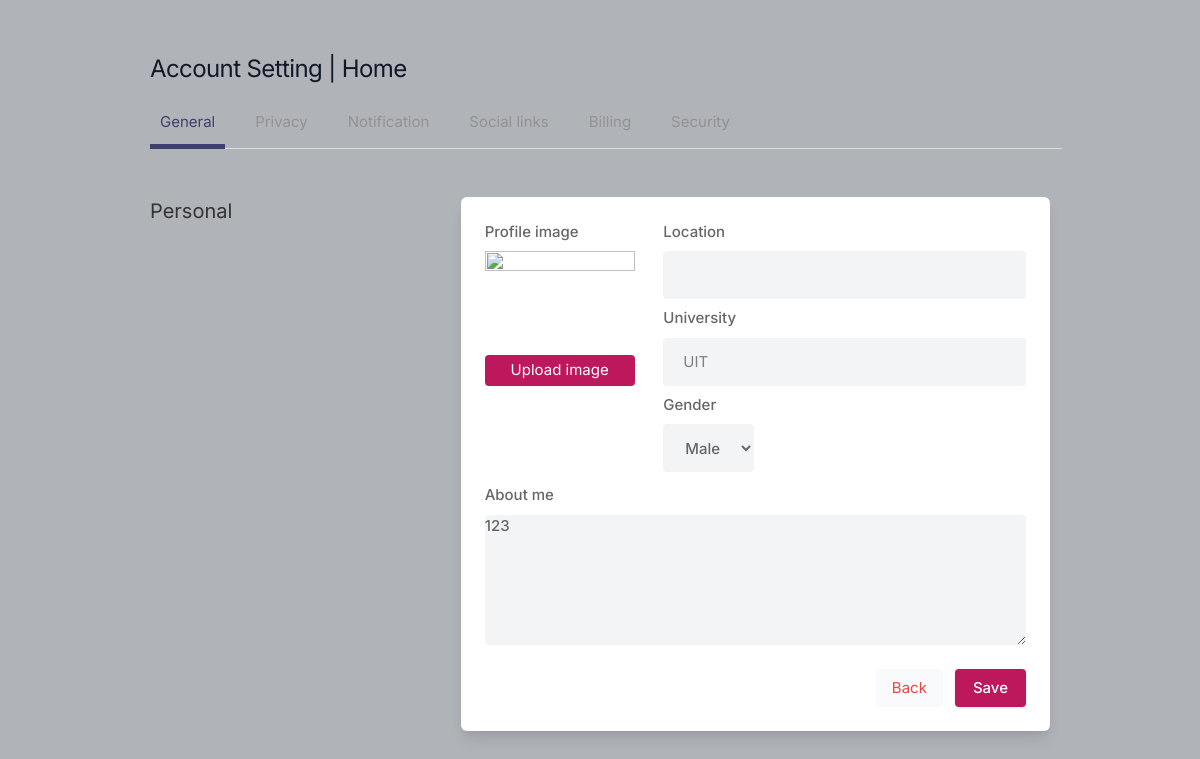
Before: /setting/ (signed in) with the older database file.
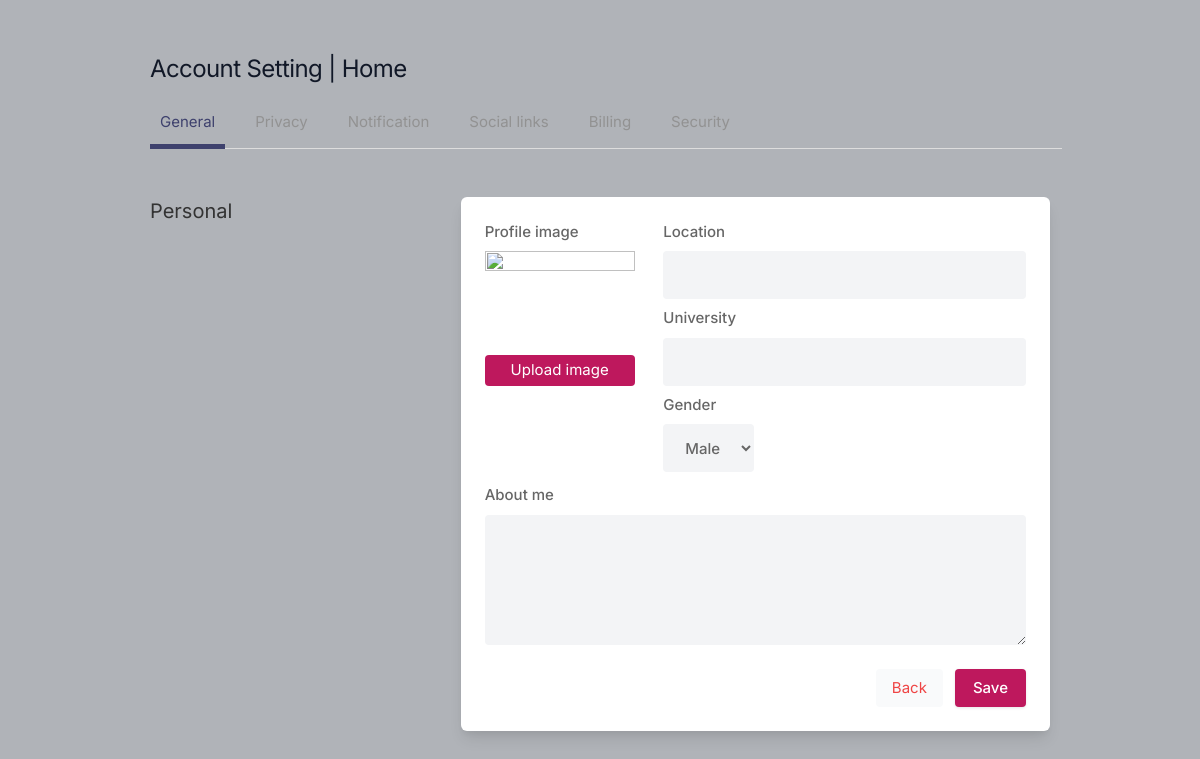
After: the same page with the newer database file.
### core/models.py (models this page shows, shortened)
class Profile(models.Model):
    GENDER_CHOICE = (
        ('F', 'Female'),
        ('M', 'Male'),
        ('O', 'Other'),
    )
    user = models.OneToOneField(User, on_delete=models.CASCADE)
    id = models.UUIDField(primary_key=True, default=uuid.uuid4)
    about_me = models.TextField(blank=True, default="")
    location = models.CharField(max_length=255, default="", blank=True)
    image_path = models.CharField(max_length=100000, default='https://firebasestorage.googleapis.com/v0/b/socialmediatiny.appspot.com/o/media%2Fprofile_images%2Fblank_profile.png?alt=media&token=a7798e1c-3621-486e-b025-1befb1c0caf8')
    university = models.CharField(max_length=255, blank=True, default="")
    gender = models.CharField(max_length=1, default="M", choices=GENDER_CHOICE)

### core/views.py (the view, shortened to what this page needs)
# urls.py: path('setting/', Setting.as_view(), name='setting'),
class Setting(LoginRequiredMixin, View):
    login_url = 'signin'
    def get(self, request):
        profile = Profile.objects.get(user=request.user)
        return render(request, 'setting.html', {
            'profile': profile,
        })

### templates/setting.html (shortened to what this page needs)
{% load static %}
<!DOCTYPE html>
<html lang="en">
<head>
    <link rel="stylesheet" href="{% static 'assets/css/icons.css' %}">
    <link rel="stylesheet" href="{% static 'assets/css/uikit.css' %}">
    <link rel="stylesheet" href="{% static 'assets/css/style.css' %}">
    <link rel="stylesheet" href="{% static 'assets/css/tailwind.css' %}">
</head>
<body>
    <div class="container m-auto">
        <h1 class="text-2xl leading-none text-gray-900 tracking-tight mt-3"> Account Setting | <a href="/">Home</a>
        </h1>
        <ul class="mt-5 -mr-3 flex-nowrap lg:overflow-hidden overflow-x-scroll uk-tab">
            <li class="uk-active"><a href="#">General</a></li>
            <li><a href="#" style="pointer-events: None;">Privacy</a></li>
            <li><a href="#" style="pointer-events: None;">Notification</a></li>
            <li><a href="#" style="pointer-events: None;">Social links</a></li>
            <li><a href="#" style="pointer-events: None;">Billing</a></li>
            <li><a href="#" style="pointer-events: None;">Security</a></li>
        </ul>
        <div class="grid lg:grid-cols-3 mt-12 gap-8">
            <div>
                <h3 class="text-xl mb-2"> Personal </h3>
            </div>
            <div class="bg-white rounded-md lg:shadow-lg shadow col-span-2">
                <form id="form-setting">
                    <div class="grid grid-cols-2 gap-3 lg:p-6 p-4">
                        <div class="col-span-2" style="display: flex;">
                            <div class="image-profile" style="width: 33%; display:flex; flex-direction:column">
                                <label for="about">Profile image</label>
                                <div id="showImg">
                                    <img src="{{profile.image_path}}" alt="" width="150" height="100">
                                </div>
                                <button type="button" style="background-color: #be185d; color:white; padding: 4px; width: 150px; margin-top: 4px; border-radius: 4px;"
                                onclick="document.getElementById('profile_image').click()">
                                    Upload image
                                </button>
                            </div>
                            <div style="width: 67%;">
                                <label for=""> Location</label>
                                <input type="text" id="location" name="location" placeholder="" style="width: 100%;"
                                    class="shadow-none bg-gray-100" value="{{profile.location}}">
                                    <div style="margin-top: 8px;">
                                        <label for=""> University</label>
                                        <input type="text" id="university" name="university" placeholder=""
                                            class="shadow-none bg-gray-100" value="{{profile.university}}">
                                    </div>
                                    <div style="margin-top: 8px;">
                                        <label for=""> Gender </label>
                                        <select id="gender" name="gender" class="shadow-none bg-gray-100" style="width: 25%; text-align: center;">
                                            {% if profile.gender == 'M' %}
                                                <option id="male" value="M" selected>Male</option>
                                            {% else %}
                                                <option id="male" value="M">Male</option>
                                            {% endif %}
                                        </select>
                                    </div>
                            </div>
                        </div>
                        <div class="col-span-2">
                            <label for="about">About me</label>
                            <textarea id="about_me" id="about_me" name="about_me" rows="3"
                                class="shadow-none bg-gray-100">{{profile.about_me}}</textarea>
                        </div>
                    </div>
                    <div class="bg-gray-10 p-6 pt-0 flex justify-end space-x-3">
                        <a class="p-2 px-4 rounded bg-gray-50 text-red-500" href="/"> Back </a>
                        <button type="submit" class="button bg-blue-700"> Save </button>
                    </div>
                </form>
            </div>
        </div>
    </div>
</body>
</html>

### static/assets/css/style.css (style rules this page uses)
body { background-color: #B0B3B8!important; }
button { vertical-align: middle; }
span.button, button.button { background-color: #be185d; top: 0; color: #fff; position: relative; padding: 8px 18px; line-height: 22px; position: relative; font-weight: 500; font-size: 15px; display: inline-block; -webkit-transition: all 0.2s ease-in-out; transition: all 0.2s ease-in-out; cursor: pointer; overflow: hidden; border: none; border-radius: 4px; -webkit-box-shadow: 0 1px 3px rgba(0, 0, 0, 0.1); box-shadow: 0 1px 3px rgba(0, 0, 0, 0.1); }
input { height: 48px; line-height: 48px; padding: 0 20px; outline: none; font-size: 15px; color: #808080; max-width: 100%; width: 100%; -webkit-box-sizing: border-box; box-sizing: border-box; display: block; font-weight: 400; opacity: 1; border-radius: 4px; border: none; -webkit-box-shadow: 0 1px 4px 0px rgba(0, 0, 0, 0.12); box-shadow: 0 1px 4px 0px rgba(0, 0, 0, 0.12); }
input[type="text"], input[type="password"], input[type="email"], input[type="number"] { height: 48px; line-height: 48px; padding: 0 20px; outline: none; font-size: 15px; color: #808080; max-width: 100%; width: 100%; -webkit-box-sizing: border-box; box-sizing: border-box; display: block; font-weight: 400; opacity: 1; border-radius: 4px; border: none; -webkit-box-shadow: 0 1px 4px 0px rgba(0, 0, 0, 0.12); box-shadow: 0 1px 4px 0px rgba(0, 0, 0, 0.12); }
textarea { height: 48px; line-height: 48px; padding: 0 20px; outline: none; font-size: 15px; color: #808080; margin: 0 0 16px 0; max-width: 100%; width: 100%; -webkit-box-sizing: border-box; box-sizing: border-box; display: block; background-color: #fff; font-weight: 500; opacity: 1; border-radius: 4px; border: none; -webkit-box-shadow: 0 1px 4px 0px rgba(0, 0, 0, 0.12); box-shadow: 0 1px 4px 0px rgba(0, 0, 0, 0.12); }
select { height: 48px; line-height: 48px; padding: 0 20px; outline: none; font-size: 15px; color: #808080; margin: 0 0 16px 0; max-width: 100%; width: 100%; -webkit-box-sizing: border-box; box-sizing: border-box; display: block; background-color: #fff; font-weight: 500; opacity: 1; border-radius: 4px; border: none; -webkit-box-shadow: 0 1px 4px 0px rgba(0, 0, 0, 0.12); box-shadow: 0 1px 4px 0px rgba(0, 0, 0, 0.12); padding: 15px 18px; cursor: pointer; }
input { -webkit-transition: all 0.1s ease-in-out; transition: all 0.1s ease-in-out; }
::placeholder { color: #808080; opacity: 1; }
textarea { height: auto; line-height: 27px; padding: 20px; min-height: 130px; -webkit-transition: none !important; transition: none !important; min-width: 100%; }
label, legend { display: block; font-weight: bold; font-size: 15px; font-weight: 500; margin-bottom: 8px; }
button { border: none; margin: 0; padding: 0; width: auto; overflow: visible; background: transparent; color: inherit; font: inherit; line-height: normal; cursor: pointer; }
a { color: #be185d; -webkit-transition: 0.3s; transition: 0.3s; outline: none !important; }
button { outline: none !important; }
img { max-width: 100%; }
body { color: #666; font-size: 15px; line-height: 27px; background-color: #f0f2f5; font-family: "Inter", sans-serif; text-transform: none; }
h1, h2, h3, h4, h5, h6 { font-family: "Inter", sans-serif; text-transform: none; }
input[type="text"], input[type="password"], input[type="email"] { font-family: "Inter", sans-serif; text-transform: none; }
textarea, select { font-family: "Inter", sans-serif; text-transform: none; }
button, body .pac-container { font-family: "Inter", sans-serif; text-transform: none; }
h1, h2, h3, h4, h5, h6 { color: #333; font-weight: 500; margin: 0; padding: 0; }
h1 { font-size: 32px; }
h3 { font-size: 22px; }
@media (min-width: 1024px) { .container { max-width: 900px !important; padding-top: 45px; } }
.shadow-none { -webkit-box-shadow: none !important; box-shadow: none !important; }

Changed rows visible on the page:
removed Profile: university "UIT", gender "Male", about_me "123"
added Profile: gender "Male"
